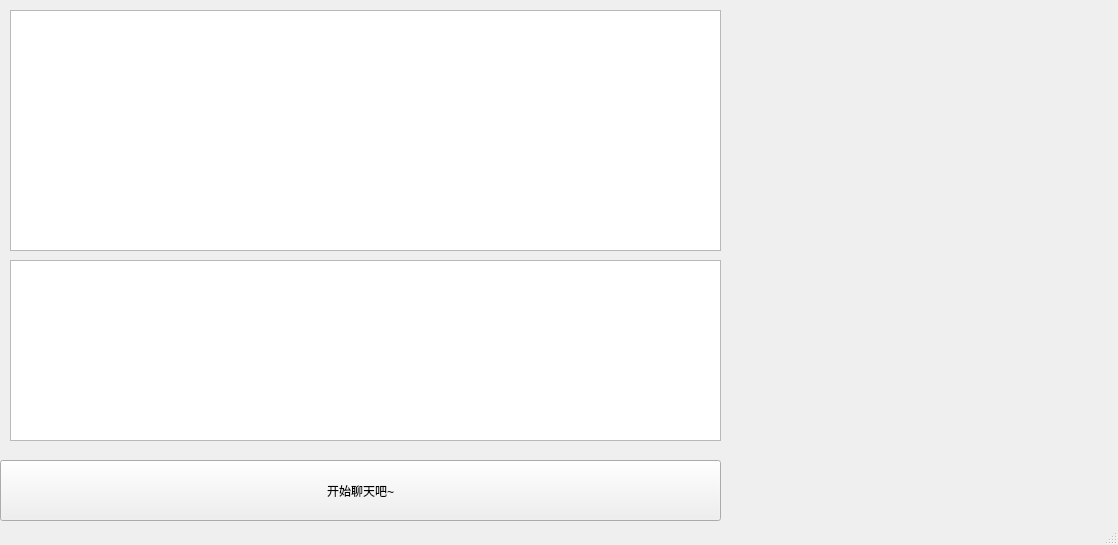
<?xml version="1.0" encoding="UTF-8"?>
<ui version="4.0">
 <class>MainWindow</class>
 <widget class="QMainWindow" name="MainWindow">
  <property name="enabled">
   <bool>true</bool>
  </property>
  <property name="geometry">
   <rect>
    <x>0</x>
    <y>0</y>
    <width>1118</width>
    <height>545</height>
   </rect>
  </property>
  <property name="focusPolicy">
   <enum>Qt::StrongFocus</enum>
  </property>
  <property name="windowTitle">
   <string>MainWindow</string>
  </property>
  <property name="windowIcon">
   <iconset theme="input-keyboard">
    <normaloff>C:/Users/lenovo/.designer/backup</normaloff>C:/Users/lenovo/.designer/backup</iconset>
  </property>
  <property name="styleSheet">
   <string notr="true">font: 500 10pt &quot;霞鹜文楷 中粗&quot;;</string>
  </property>
  <property name="animated">
   <bool>true</bool>
  </property>
  <widget class="QWidget" name="centralwidget">
   <widget class="QTextBrowser" name="Browser1">
    <property name="enabled">
     <bool>true</bool>
    </property>
    <property name="geometry">
     <rect>
      <x>10</x>
      <y>10</y>
      <width>711</width>
      <height>241</height>
     </rect>
    </property>
   </widget>
   <widget class="QPushButton" name="Button1">
    <property name="enabled">
     <bool>true</bool>
    </property>
    <property name="geometry">
     <rect>
      <x>0</x>
      <y>460</y>
      <width>721</width>
      <height>61</height>
     </rect>
    </property>
    <property name="text">
     <string>开始聊天吧~</string>
    </property>
   </widget>
   <widget class="QTextEdit" name="Edit1">
    <property name="geometry">
     <rect>
      <x>10</x>
      <y>260</y>
      <width>711</width>
      <height>181</height>
     </rect>
    </property>
   </widget>
   <widget class="QLabel" name="label">
    <property name="enabled">
     <bool>true</bool>
    </property>
    <property name="geometry">
     <rect>
      <x>750</x>
      <y>10</y>
      <width>347</width>
      <height>501</height>
     </rect>
    </property>
    <property name="text">
     <string/>
    </property>
   </widget>
  </widget>
  <widget class="QStatusBar" name="statusbar"/>
 </widget>
 <resources/>
 <connections/>
</ui>
